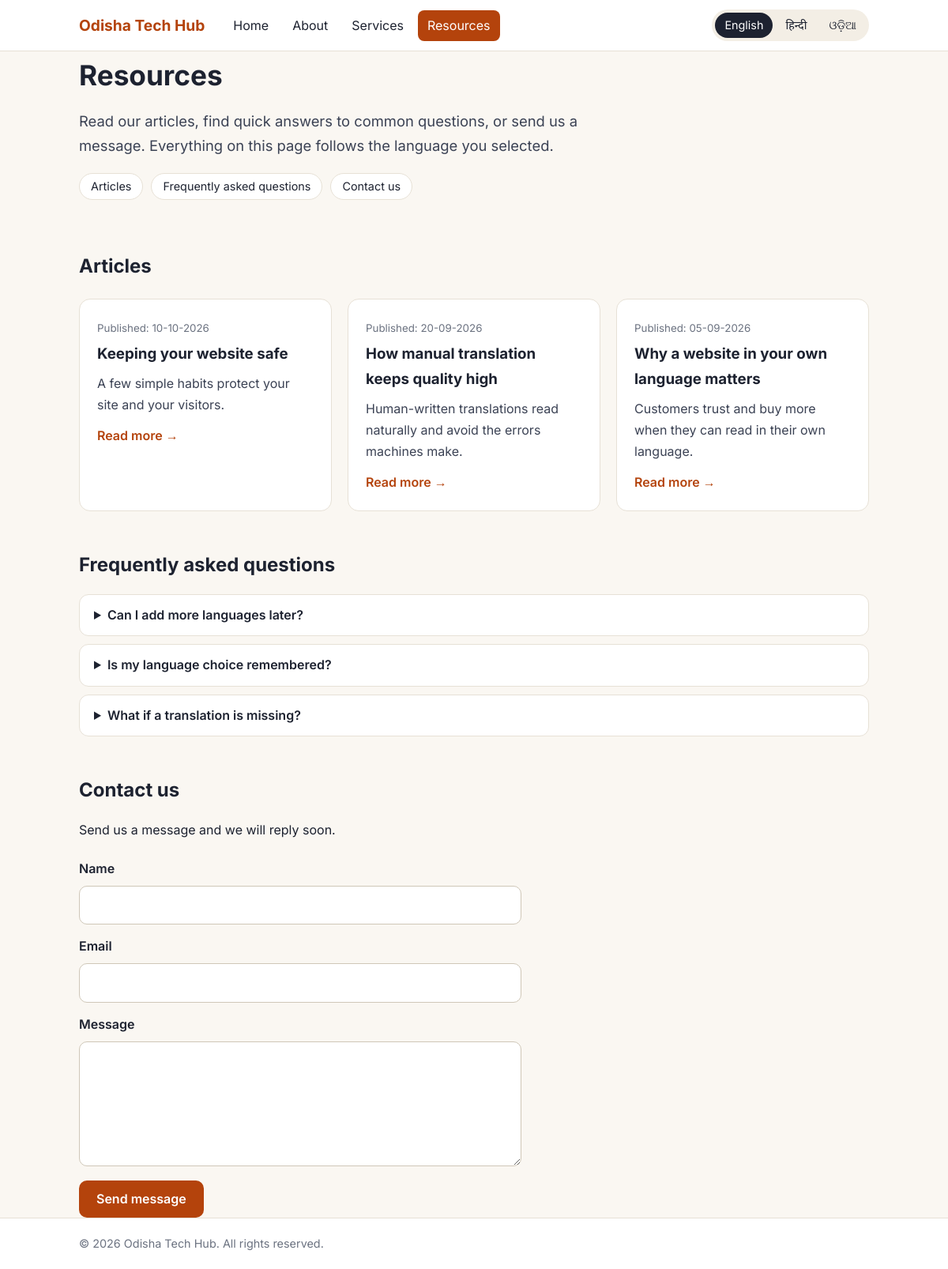
The app's page /resources.php with its own data.
### tables this page shows
CREATE TABLE languages (
  code        VARCHAR(5)   NOT NULL,
  name        VARCHAR(50)  NOT NULL,
  native_name VARCHAR(50)  NOT NULL,
  is_active   TINYINT(1)   NOT NULL DEFAULT 1,
  sort_order  INT          NOT NULL DEFAULT 0,
  PRIMARY KEY (code)
);

CREATE TABLE articles (
  id           INT         NOT NULL AUTO_INCREMENT,
  slug         VARCHAR(80) NOT NULL,
  published_at DATE        NOT NULL,
  is_active    TINYINT(1)  NOT NULL DEFAULT 1,
  PRIMARY KEY (id),
  UNIQUE KEY uq_article_slug (slug)
);

CREATE TABLE faqs (
  id         INT        NOT NULL AUTO_INCREMENT,
  sort_order INT        NOT NULL DEFAULT 0,
  is_active  TINYINT(1) NOT NULL DEFAULT 1,
  PRIMARY KEY (id)
);

### includes/i18n.php (called while the page is built, shortened)
<?php
function active_languages(): array
{
    static $langs = null;
    if ($langs === null) {
        $rows  = db()->query(
            "SELECT code, name, native_name FROM languages WHERE is_active = 1 ORDER BY sort_order"
        )->fetchAll();
        $langs = [];
        foreach ($rows as $r) {
            $langs[$r['code']] = $r;
        }
    }
    return $langs;
}
function is_valid_lang(?string $code): bool
{
    return $code !== null && isset(active_languages()[$code]);
}
function detect_browser_lang(): ?string
{
    $header = $_SERVER['HTTP_ACCEPT_LANGUAGE'] ?? '';
    foreach (explode(',', $header) as $part) {
        $code = strtolower(substr(trim(explode(';', $part)[0]), 0, 2));
        if (is_valid_lang($code)) {
            return $code;
        }
    }
    return null;
}
function init_language(): string
{
    $browser = detect_browser_lang();
    if ($browser !== null) {
        return $browser;
    }
    return is_valid_lang(DEFAULT_LANG) ? DEFAULT_LANG : (string) array_key_first(active_languages());
}
function current_lang(): string
{
    return $GLOBALS['CURRENT_LANG'];
}
function lang_url(string $code): string
{
    $path  = parse_url($_SERVER['REQUEST_URI'], PHP_URL_PATH) ?: '/';
    $query = $_GET;
    $query['lang'] = $code;
    return $path . '?' . http_build_query($query);
}
function ui_strings(): array
{
    static $strings = null;
    if ($strings === null) {
        $lang = current_lang();
        $stmt = db()->prepare("SELECT t_key, t_value FROM ui_translations WHERE lang_code = ?");
        $stmt->execute([DEFAULT_LANG]);
        $strings = array_column($stmt->fetchAll(), 't_value', 't_key');
    }
    return $strings;
}
function h(?string $value): string
{
    return htmlspecialchars((string) $value, ENT_QUOTES | ENT_SUBSTITUTE, 'UTF-8');
}
function t(string $key): string
{
    $strings = ui_strings();
    return h($strings[$key] ?? $key);
}
function get_page(string $slug): ?array
{
    $sql = "SELECT p.slug,
                   COALESCE(t.title, f.title)                     AS title,
                   COALESCE(t.meta_description, f.meta_description) AS meta_description,
                   COALESCE(t.body, f.body)                       AS body
            FROM pages p
            LEFT JOIN page_translations t ON t.page_id = p.id AND t.lang_code = :lang
            LEFT JOIN page_translations f ON f.page_id = p.id AND f.lang_code = :fallback
            WHERE p.slug = :slug";
    $stmt = db()->prepare($sql);
    $stmt->execute([':lang' => current_lang(), ':fallback' => DEFAULT_LANG, ':slug' => $slug]);
    return $stmt->fetch() ?: null;
}
function get_articles(): array
{
    $sql = "SELECT a.id, a.slug, a.published_at,
                   COALESCE(t.title, f.title)     AS title,
                   COALESCE(t.summary, f.summary) AS summary
            FROM articles a
            LEFT JOIN article_translations t ON t.article_id = a.id AND t.lang_code = :lang
            LEFT JOIN article_translations f ON f.article_id = a.id AND f.lang_code = :fallback
            WHERE a.is_active = 1
            ORDER BY a.published_at DESC";
    $stmt = db()->prepare($sql);
    $stmt->execute([':lang' => current_lang(), ':fallback' => DEFAULT_LANG]);
    return $stmt->fetchAll();
}
function get_faqs(): array
{
    $sql = "SELECT q.id,
                   COALESCE(t.question, f.question) AS question,
                   COALESCE(t.answer, f.answer)     AS answer
            FROM faqs q
            LEFT JOIN faq_translations t ON t.faq_id = q.id AND t.lang_code = :lang
            LEFT JOIN faq_translations f ON f.faq_id = q.id AND f.lang_code = :fallback
            WHERE q.is_active = 1
            ORDER BY q.sort_order";
    $stmt = db()->prepare($sql);
    $stmt->execute([':lang' => current_lang(), ':fallback' => DEFAULT_LANG]);
    return $stmt->fetchAll();
}
function format_date(string $date): string
{
    $ts = strtotime($date);
    return $ts ? date('d-m-Y', $ts) : h($date);
}

### includes/db.php (called while the page is built)
<?php
function db(): PDO
{
    static $pdo = null;
    if ($pdo === null) {
        $dsn = 'mysql:host=' . DB_HOST . ';dbname=' . DB_NAME . ';charset=utf8mb4';
        $pdo = new PDO($dsn, DB_USER, DB_PASS, [
            PDO::ATTR_ERRMODE            => PDO::ERRMODE_EXCEPTION,
            PDO::ATTR_DEFAULT_FETCH_MODE => PDO::FETCH_ASSOC,
            PDO::ATTR_EMULATE_PREPARES   => false,
        ]);
        $pdo->exec("SET NAMES utf8mb4 COLLATE utf8mb4_unicode_ci");
    }
    return $pdo;
}

### includes/bootstrap.php (called while the page is built, shortened)
<?php
require_once __DIR__ . '/db.php';
require_once __DIR__ . '/i18n.php';
$GLOBALS['CURRENT_LANG'] = init_language();

### resources.php (the view, shortened to what this page needs)
<?php
require_once __DIR__ . '/includes/bootstrap.php';
$page = get_page('resources');
$articles = get_articles();
$faqs     = get_faqs();
require __DIR__ . '/includes/header.php';
?>
<section class="page-head">
  <h1><?= h($page['title'] ?? '') ?></h1>
  <p class="lead"><?= h($page['body'] ?? '') ?></p>
  <nav class="jump" aria-label="On this page">
    <a href="#articles"><?= t('articles') ?></a>
    <a href="#faq"><?= t('faq') ?></a>
    <a href="#contact"><?= t('contact_title') ?></a>
  </nav>
</section>
<section id="articles" class="block">
  <h2><?= t('articles') ?></h2>
  <div class="grid">
    <?php foreach ($articles as $a): ?>
      <article class="card">
        <small class="muted"><?= t('published_on') ?>: <?= h(format_date($a['published_at'])) ?></small>
        <h3><?= h($a['title']) ?></h3>
        <p><?= h($a['summary']) ?></p>
        <a class="link" href="article.php?slug=<?= urlencode($a['slug']) ?>"><?= t('read_more') ?> &rarr;</a>
      </article>
    <?php endforeach; ?>
  </div>
</section>
<section id="faq" class="block">
  <h2><?= t('faq') ?></h2>
  <?php foreach ($faqs as $f): ?>
    <details class="faq">
      <summary><?= h($f['question']) ?></summary>
    </details>
  <?php endforeach; ?>
</section>
<section id="contact" class="block">
  <h2><?= t('contact_title') ?></h2>
  <p><?= t('contact_intro') ?></p>
  <form method="post" action="resources.php" class="form" novalidate>
    <label for="name"><?= t('label_name') ?></label>
    <input type="text" id="name" name="name" maxlength="100" required>
    <label for="email"><?= t('label_email') ?></label>
    <input type="email" id="email" name="email" maxlength="150" required>
    <label for="message"><?= t('label_message') ?></label>
    <textarea id="message" name="message" rows="5" maxlength="2000" required></textarea>
    <button class="btn" type="submit"><?= t('btn_send') ?></button>
  </form>
</section>
<?php require __DIR__ . '/includes/footer.php'; ?>

### includes/header.php (shortened to what this page needs)
<?php
$lang        = current_lang();
$currentFile = basename($_SERVER['SCRIPT_NAME']);
$navItems    = [
    'index.php'     => 'nav_home',
    'about.php'     => 'nav_about',
    'services.php'  => 'nav_services',
    'resources.php' => 'nav_resources',
];
$activeFile = ($currentFile === 'article.php') ? 'resources.php' : $currentFile;
?>
<!DOCTYPE html>
<html lang="<?= h($lang) ?>">
<head>
  <title><?= h($pageTitle ?? '') ?> | <?= h(ui_strings()['site_name'] ?? 'Site') ?></title>
  <link rel="stylesheet" href="assets/style.css">
</head>
<body class="lang-<?= h($lang) ?>">
<header class="site-header">
  <div class="container header-inner">
    <a class="brand" href="index.php"><?= t('site_name') ?></a>
    <nav class="main-nav" aria-label="Main">
      <?php foreach ($navItems as $file => $key): ?>
        <a href="<?= h($file) ?>"<?= $file === $activeFile ? ' class="active" aria-current="page"' : '' ?>><?= t($key) ?></a>
      <?php endforeach; ?>
    </nav>
    <div class="lang-switch" role="group" aria-label="<?= t('language') ?>">
      <?php foreach (active_languages() as $code => $info): ?>
        <a href="<?= h(lang_url($code)) ?>"
           hreflang="<?= h($code) ?>" lang="<?= h($code) ?>"
           class="<?= $code === $lang ? 'current' : '' ?>"
           <?= $code === $lang ? 'aria-current="true"' : '' ?>><?= h($info['native_name']) ?></a>
      <?php endforeach; ?>
    </div>
  </div>
</header>
<main class="container">

### assets/style.css (style rules this page uses)
:root { --bg: #faf7f2; --ink: #1d2230; --muted: #6b7280; --accent: #b4430c; --accent-dark: #8f3409; --card: #ffffff; --line: #e7e1d6; --ok-bg: #e8f5ec; --ok-ink: #1d6b3a; --err-bg: #fdecec; --err-ink: #a12626; }
* { box-sizing: border-box; }
html { scroll-behavior: smooth; }
body { margin: 0; background: var(--bg); color: var(--ink); font-family: 'Inter', 'Noto Sans Devanagari', 'Noto Sans Odia', system-ui, sans-serif; line-height: 1.7; }
.container { max-width: 1040px; margin: 0 auto; padding: 0 20px; }
.site-header { background: var(--card); border-bottom: 1px solid var(--line); position: sticky; top: 0; z-index: 10; }
.header-inner { display: flex; align-items: center; gap: 24px; flex-wrap: wrap; padding-top: 12px; padding-bottom: 12px; }
.brand { font-weight: 700; font-size: 1.2rem; color: var(--accent); text-decoration: none; }
.main-nav { display: flex; gap: 6px; flex-wrap: wrap; flex: 1; }
.main-nav a { color: var(--ink); text-decoration: none; padding: 6px 12px; border-radius: 8px; }
.main-nav a.active { background: var(--accent); color: #fff; }
.lang-switch { display: flex; gap: 4px; background: #f3eee5; padding: 4px; border-radius: 999px; }
.lang-switch a { text-decoration: none; color: var(--ink); padding: 4px 12px; border-radius: 999px; font-size: 0.9rem; }
.lang-switch a.current { background: var(--ink); color: #fff; }
main { padding-top: 32px; padding-bottom: 48px; min-height: 60vh; }
h1 { font-size: 2.2rem; line-height: 1.3; margin: 0 0 12px; }
h2 { font-size: 1.5rem; margin: 0 0 16px; }
h3 { margin: 8px 0; }
.lead { font-size: 1.15rem; color: #3b4254; max-width: 720px; }
.muted { color: var(--muted); }
.page-head { padding: 8px 0 16px; }
.block { margin-top: 48px; scroll-margin-top: 90px; }
.jump { display: flex; gap: 10px; flex-wrap: wrap; margin-top: 16px; }
.jump a { text-decoration: none; background: var(--card); border: 1px solid var(--line); color: var(--ink); padding: 4px 14px; border-radius: 999px; font-size: 0.9rem; }
.grid { display: grid; grid-template-columns: repeat(auto-fit, minmax(260px, 1fr)); gap: 20px; margin-top: 20px; }
.card { background: var(--card); border: 1px solid var(--line); border-radius: 14px; padding: 22px; }
.card h3 { margin-top: 4px; }
.card p { margin: 0 0 12px; color: #3b4254; }
.btn { display: inline-block; background: var(--accent); color: #fff; padding: 10px 22px; border: 0; border-radius: 10px; text-decoration: none; font: inherit; font-weight: 600; cursor: pointer; }
.link { color: var(--accent); text-decoration: none; font-weight: 600; }
.faq { background: var(--card); border: 1px solid var(--line); border-radius: 12px; padding: 12px 18px; margin-bottom: 10px; }
.faq summary { cursor: pointer; font-weight: 600; }
.form { max-width: 560px; display: grid; gap: 8px; margin-top: 16px; }
.form label { font-weight: 600; margin-top: 6px; }
.form input, .form textarea { width: 100%; padding: 10px 12px; border: 1px solid #cfc7b8; border-radius: 10px; font: inherit; background: #fff; color: var(--ink); }
.form .btn { justify-self: start; margin-top: 10px; }

### records on screen
languages: native_name "English"
languages: native_name "हिन्दी"
languages: native_name "ଓଡ଼ିଆ"
articles: published_at "10-10-2026", title "Keeping your website safe", summary "A few simple habits protect your site and your visitors."
articles: published_at "20-09-2026", title "How manual translation keeps quality high", summary "Human-written translations read naturally and avoid the errors machines make."
articles: published_at "05-09-2026", title "Why a website in your own language matters", summary "Customers trust and buy more when they can read in their own language."
faqs: question "Can I add more languages later?"
faqs: question "Is my language choice remembered?"
faqs: question "What if a translation is missing?"

### other values on screen
t('site_name') "Odisha Tech Hub"
t($key) "Home"
t($key) "About"
t($key) "Services"
t($key) "Resources"
$page['title'] "Resources"
$page['body'] "Read our articles, find quick answers to common questions, or send us a message. Everything on this page follows the language you selected."
t('articles') "Articles"
t('faq') "Frequently asked questions"
t('contact_title') "Contact us"
t('contact_intro') "Send us a message and we will reply soon."
t('label_name') "Name"
t('label_email') "Email"
t('label_message') "Message"
t('btn_send') "Send message"
